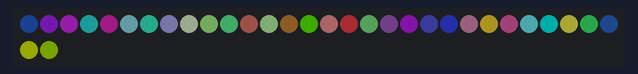
This program was run on a simulated BBC micro:bit running MicroPython. On the bench: 32 RGB LEDs in strip order, left to right, continuing on the next row. Dim RGB values are drawn brighter than linear; random numbers come from a fixed seed.

Above: at 5.56 s.
At 9.85 s:
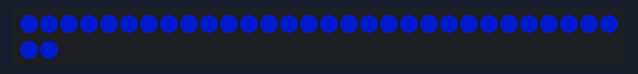
At 16.09 s:
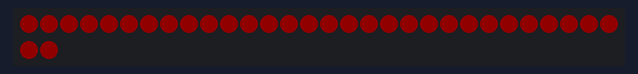
At 19.82 s:
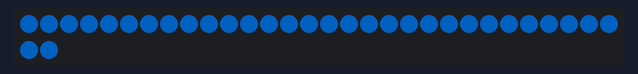
At 28.49 s:
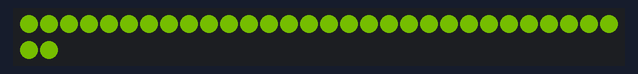
At 39.77 s:
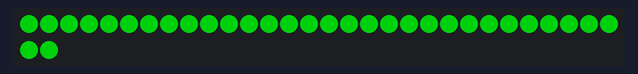

The program:

RandomColours.py
```python
from microbit import *
import neopixel
from random import randint

# Setup the Neopixel strip on pin0 with a length of 4 pixels
np = neopixel.NeoPixel(pin0, 32)

while True:
    for thisloop in range(0,100):
        for pixel_id in range(0, 32):
            red = randint(0, 50)
            green = randint(0, 50)
            blue = randint(0, 50)
            np[pixel_id] = (red, green, blue)
        np.show()
        sleep(randint(10,100))
    for colour in range (0,128):
        for pixel_id in range(0, 32):
            np[pixel_id] = (colour, 0, 0)
        np.show()
        sleep(10)
    for colour in range (0,128):
        for pixel_id in range(0, 32):
            np[pixel_id] = (128 - colour, colour, 0)
        np.show()
        sleep(10)
    for colour in range (0,128):
        for pixel_id in range(0, 32):
            np[pixel_id] = (0, 128-colour, colour)
        np.show()
        sleep(10)
```
